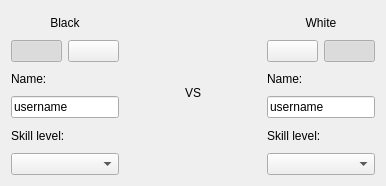
<?xml version="1.0" encoding="UTF-8"?>
<ui version="4.0">
 <class>StartGameDialog</class>
 <widget class="QWidget" name="StartGameDialog">
  <property name="geometry">
   <rect>
    <x>0</x>
    <y>0</y>
    <width>386</width>
    <height>186</height>
   </rect>
  </property>
  <layout class="QVBoxLayout" name="verticalLayout_3">
   <item>
    <layout class="QHBoxLayout" name="horizontalLayout_2">
     <item>
      <layout class="QVBoxLayout" name="verticalLayout">
       <item>
        <widget class="QLabel" name="label">
         <property name="text">
          <string>Black</string>
         </property>
         <property name="alignment">
          <set>Qt::AlignCenter</set>
         </property>
        </widget>
       </item>
       <item>
        <layout class="QHBoxLayout" name="horizontalLayout_3">
         <item>
          <widget class="KPushButton" name="blackHuman">
           <property name="icon">
            <iconset theme="user-identity">
             <normaloff/>
            </iconset>
           </property>
           <property name="iconSize">
            <size>
             <width>48</width>
             <height>48</height>
            </size>
           </property>
           <property name="checkable">
            <bool>true</bool>
           </property>
           <property name="checked">
            <bool>true</bool>
           </property>
           <attribute name="buttonGroup">
            <string notr="true">blackTypeGroup</string>
           </attribute>
          </widget>
         </item>
         <item>
          <widget class="KPushButton" name="blackAI">
           <property name="icon">
            <iconset theme="computer">
             <normaloff/>
            </iconset>
           </property>
           <property name="iconSize">
            <size>
             <width>48</width>
             <height>48</height>
            </size>
           </property>
           <property name="checkable">
            <bool>true</bool>
           </property>
           <attribute name="buttonGroup">
            <string notr="true">blackTypeGroup</string>
           </attribute>
          </widget>
         </item>
        </layout>
       </item>
       <item>
        <widget class="QLabel" name="label_4">
         <property name="text">
          <string>Name:</string>
         </property>
         <property name="buddy">
          <cstring>blackName</cstring>
         </property>
        </widget>
       </item>
       <item>
        <widget class="KLineEdit" name="blackName">
         <property name="text">
          <string>username</string>
         </property>
        </widget>
       </item>
       <item>
        <widget class="QLabel" name="label_5">
         <property name="text">
          <string>Skill level:</string>
         </property>
         <property name="buddy">
          <cstring>blackSkill</cstring>
         </property>
        </widget>
       </item>
       <item>
        <widget class="KComboBox" name="blackSkill"/>
       </item>
      </layout>
     </item>
     <item>
      <spacer name="horizontalSpacer_3">
       <property name="orientation">
        <enum>Qt::Horizontal</enum>
       </property>
       <property name="sizeHint" stdset="0">
        <size>
         <width>40</width>
         <height>20</height>
        </size>
       </property>
      </spacer>
     </item>
     <item>
      <widget class="QLabel" name="label_2">
       <property name="text">
        <string>VS</string>
       </property>
      </widget>
     </item>
     <item>
      <spacer name="horizontalSpacer_2">
       <property name="orientation">
        <enum>Qt::Horizontal</enum>
       </property>
       <property name="sizeHint" stdset="0">
        <size>
         <width>40</width>
         <height>20</height>
        </size>
       </property>
      </spacer>
     </item>
     <item>
      <layout class="QVBoxLayout" name="verticalLayout_2">
       <item>
        <widget class="QLabel" name="label_3">
         <property name="text">
          <string>White</string>
         </property>
         <property name="alignment">
          <set>Qt::AlignCenter</set>
         </property>
        </widget>
       </item>
       <item>
        <layout class="QHBoxLayout" name="horizontalLayout_4">
         <item>
          <widget class="KPushButton" name="whiteHuman">
           <property name="icon">
            <iconset theme="user-identity">
             <normaloff/>
            </iconset>
           </property>
           <property name="iconSize">
            <size>
             <width>48</width>
             <height>48</height>
            </size>
           </property>
           <property name="checkable">
            <bool>true</bool>
           </property>
           <attribute name="buttonGroup">
            <string notr="true">whiteTypeGroup</string>
           </attribute>
          </widget>
         </item>
         <item>
          <widget class="KPushButton" name="whiteAI">
           <property name="icon">
            <iconset theme="computer">
             <normaloff/>
            </iconset>
           </property>
           <property name="iconSize">
            <size>
             <width>48</width>
             <height>48</height>
            </size>
           </property>
           <property name="checkable">
            <bool>true</bool>
           </property>
           <property name="checked">
            <bool>true</bool>
           </property>
           <attribute name="buttonGroup">
            <string notr="true">whiteTypeGroup</string>
           </attribute>
          </widget>
         </item>
        </layout>
       </item>
       <item>
        <widget class="QLabel" name="label_6">
         <property name="text">
          <string>Name:</string>
         </property>
         <property name="buddy">
          <cstring>whiteName</cstring>
         </property>
        </widget>
       </item>
       <item>
        <widget class="KLineEdit" name="whiteName">
         <property name="text">
          <string>username</string>
         </property>
        </widget>
       </item>
       <item>
        <widget class="QLabel" name="label_7">
         <property name="text">
          <string>Skill level:</string>
         </property>
         <property name="buddy">
          <cstring>whiteSkill</cstring>
         </property>
        </widget>
       </item>
       <item>
        <widget class="KComboBox" name="whiteSkill"/>
       </item>
      </layout>
     </item>
    </layout>
   </item>
  </layout>
 </widget>
 <customwidgets>
  <customwidget>
   <class>KComboBox</class>
   <extends>QComboBox</extends>
   <header>kcombobox.h</header>
  </customwidget>
  <customwidget>
   <class>KLineEdit</class>
   <extends>QLineEdit</extends>
   <header>klineedit.h</header>
  </customwidget>
  <customwidget>
   <class>KPushButton</class>
   <extends>QPushButton</extends>
   <header>kpushbutton.h</header>
  </customwidget>
 </customwidgets>
 <tabstops>
  <tabstop>blackHuman</tabstop>
  <tabstop>blackAI</tabstop>
  <tabstop>blackName</tabstop>
  <tabstop>blackSkill</tabstop>
  <tabstop>whiteHuman</tabstop>
  <tabstop>whiteAI</tabstop>
  <tabstop>whiteName</tabstop>
  <tabstop>whiteSkill</tabstop>
 </tabstops>
 <resources/>
 <connections/>
 <buttongroups>
  <buttongroup name="blackTypeGroup"/>
  <buttongroup name="whiteTypeGroup"/>
 </buttongroups>
</ui>
